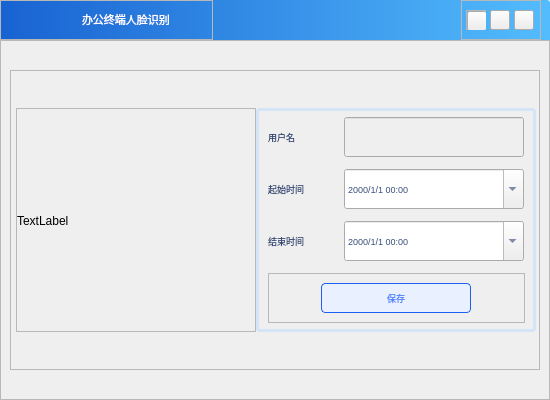
<?xml version="1.0" encoding="UTF-8"?>
<ui version="4.0">
 <class>timeWidget</class>
 <widget class="QWidget" name="timeWidget">
  <property name="geometry">
   <rect>
    <x>0</x>
    <y>0</y>
    <width>550</width>
    <height>400</height>
   </rect>
  </property>
  <property name="minimumSize">
   <size>
    <width>550</width>
    <height>400</height>
   </size>
  </property>
  <property name="maximumSize">
   <size>
    <width>550</width>
    <height>400</height>
   </size>
  </property>
  <property name="windowTitle">
   <string>Form</string>
  </property>
  <layout class="QGridLayout" name="gridLayout">
   <property name="leftMargin">
    <number>0</number>
   </property>
   <property name="topMargin">
    <number>0</number>
   </property>
   <property name="rightMargin">
    <number>0</number>
   </property>
   <property name="bottomMargin">
    <number>0</number>
   </property>
   <property name="spacing">
    <number>0</number>
   </property>
   <item row="0" column="0">
    <widget class="QWidget" name="widget" native="true">
     <property name="minimumSize">
      <size>
       <width>550</width>
       <height>400</height>
      </size>
     </property>
     <property name="maximumSize">
      <size>
       <width>550</width>
       <height>400</height>
      </size>
     </property>
     <property name="styleSheet">
      <string notr="true">QWidget#widget{
	border-image: url(:/images/images/passBg2.png);
}</string>
     </property>
     <layout class="QVBoxLayout" name="verticalLayout">
      <property name="spacing">
       <number>0</number>
      </property>
      <property name="leftMargin">
       <number>0</number>
      </property>
      <property name="topMargin">
       <number>0</number>
      </property>
      <property name="rightMargin">
       <number>0</number>
      </property>
      <property name="bottomMargin">
       <number>0</number>
      </property>
      <item>
       <widget class="QFrame" name="frame_title">
        <property name="minimumSize">
         <size>
          <width>550</width>
          <height>40</height>
         </size>
        </property>
        <property name="maximumSize">
         <size>
          <width>550</width>
          <height>40</height>
         </size>
        </property>
        <property name="styleSheet">
         <string notr="true">QFrame#frame_title
{
	border-top-left-radius:3px;
	border-top-right-radius:3px;
	background-color:qlineargradient(x1:0,y1:0,x2:1,y2:0,stop:0 rgba(0,83,207,0.9),stop:1 rgba(66,183,255,0.9));
}</string>
        </property>
        <property name="frameShape">
         <enum>QFrame::StyledPanel</enum>
        </property>
        <property name="frameShadow">
         <enum>QFrame::Raised</enum>
        </property>
        <layout class="QHBoxLayout" name="horizontalLayout_title">
         <property name="leftMargin">
          <number>0</number>
         </property>
         <property name="topMargin">
          <number>0</number>
         </property>
         <property name="bottomMargin">
          <number>0</number>
         </property>
         <item>
          <widget class="QFrame" name="frame_left">
           <property name="minimumSize">
            <size>
             <width>213</width>
             <height>40</height>
            </size>
           </property>
           <property name="maximumSize">
            <size>
             <width>213</width>
             <height>40</height>
            </size>
           </property>
           <property name="frameShape">
            <enum>QFrame::StyledPanel</enum>
           </property>
           <property name="frameShadow">
            <enum>QFrame::Raised</enum>
           </property>
           <layout class="QHBoxLayout" name="horizontalLayout_left">
            <property name="spacing">
             <number>3</number>
            </property>
            <property name="leftMargin">
             <number>3</number>
            </property>
            <property name="topMargin">
             <number>0</number>
            </property>
            <property name="rightMargin">
             <number>0</number>
            </property>
            <property name="bottomMargin">
             <number>0</number>
            </property>
            <item>
             <widget class="QLabel" name="label_logo">
              <property name="minimumSize">
               <size>
                <width>75</width>
                <height>25</height>
               </size>
              </property>
              <property name="maximumSize">
               <size>
                <width>75</width>
                <height>25</height>
               </size>
              </property>
              <property name="styleSheet">
               <string notr="true">border-image: url(:/images/images/logo1.png);</string>
              </property>
              <property name="text">
               <string/>
              </property>
             </widget>
            </item>
            <item>
             <widget class="QLabel" name="label_title">
              <property name="minimumSize">
               <size>
                <width>130</width>
                <height>25</height>
               </size>
              </property>
              <property name="maximumSize">
               <size>
                <width>130</width>
                <height>25</height>
               </size>
              </property>
              <property name="font">
               <font>
                <family>微软雅黑</family>
                <pointsize>8</pointsize>
                <weight>50</weight>
                <bold>false</bold>
               </font>
              </property>
              <property name="styleSheet">
               <string notr="true">color: rgb(255, 255, 255);</string>
              </property>
              <property name="text">
               <string>办公终端人脸识别</string>
              </property>
             </widget>
            </item>
           </layout>
          </widget>
         </item>
         <item>
          <spacer name="horizontalSpacer">
           <property name="orientation">
            <enum>Qt::Horizontal</enum>
           </property>
           <property name="sizeHint" stdset="0">
            <size>
             <width>58</width>
             <height>20</height>
            </size>
           </property>
          </spacer>
         </item>
         <item>
          <widget class="QFrame" name="frame_right">
           <property name="minimumSize">
            <size>
             <width>80</width>
             <height>40</height>
            </size>
           </property>
           <property name="maximumSize">
            <size>
             <width>80</width>
             <height>40</height>
            </size>
           </property>
           <property name="styleSheet">
            <string notr="true">border-image: url(:/images/images/topHang.png);</string>
           </property>
           <property name="frameShape">
            <enum>QFrame::StyledPanel</enum>
           </property>
           <property name="frameShadow">
            <enum>QFrame::Raised</enum>
           </property>
           <layout class="QHBoxLayout" name="horizontalLayout_right">
            <property name="spacing">
             <number>0</number>
            </property>
            <property name="leftMargin">
             <number>0</number>
            </property>
            <property name="topMargin">
             <number>0</number>
            </property>
            <property name="rightMargin">
             <number>0</number>
            </property>
            <property name="bottomMargin">
             <number>0</number>
            </property>
            <item>
             <widget class="QFrame" name="frame_return">
              <property name="minimumSize">
               <size>
                <width>20</width>
                <height>20</height>
               </size>
              </property>
              <property name="maximumSize">
               <size>
                <width>20</width>
                <height>20</height>
               </size>
              </property>
              <property name="frameShape">
               <enum>QFrame::StyledPanel</enum>
              </property>
              <property name="frameShadow">
               <enum>QFrame::Raised</enum>
              </property>
              <layout class="QHBoxLayout" name="horizontalLayout_4">
               <property name="spacing">
                <number>0</number>
               </property>
               <property name="leftMargin">
                <number>0</number>
               </property>
               <property name="topMargin">
                <number>0</number>
               </property>
               <property name="rightMargin">
                <number>0</number>
               </property>
               <property name="bottomMargin">
                <number>0</number>
               </property>
               <item>
                <widget class="QPushButton" name="btn_return">
                 <property name="minimumSize">
                  <size>
                   <width>20</width>
                   <height>20</height>
                  </size>
                 </property>
                 <property name="maximumSize">
                  <size>
                   <width>20</width>
                   <height>20</height>
                  </size>
                 </property>
                 <property name="styleSheet">
                  <string notr="true">QPushButton#btn_return
{
	border-image: url(:/images/images/return2.png);
}
QPushButton:hover{background-color:rgba(255,255,255,0.5);}
QPushButton:pressed{background-color:rgba(100,100,100,1);}</string>
                 </property>
                 <property name="text">
                  <string/>
                 </property>
                </widget>
               </item>
              </layout>
             </widget>
            </item>
            <item>
             <widget class="QPushButton" name="btn_min">
              <property name="minimumSize">
               <size>
                <width>20</width>
                <height>20</height>
               </size>
              </property>
              <property name="maximumSize">
               <size>
                <width>20</width>
                <height>20</height>
               </size>
              </property>
              <property name="styleSheet">
               <string notr="true">QPushButton#btn_min
{
	border-image: url(:/images/images/min.png);
}
QPushButton:hover{background-color:rgba(255,255,255,0.5);}
QPushButton:pressed{background-color:rgba(100,100,100,1);}</string>
              </property>
              <property name="text">
               <string/>
              </property>
             </widget>
            </item>
            <item>
             <widget class="QPushButton" name="btn_close">
              <property name="minimumSize">
               <size>
                <width>20</width>
                <height>20</height>
               </size>
              </property>
              <property name="maximumSize">
               <size>
                <width>20</width>
                <height>20</height>
               </size>
              </property>
              <property name="styleSheet">
               <string notr="true">QPushButton#btn_close
{
	border-image: url(:/images/images/close.png);
}
QPushButton:hover{background-color:rgba(255,255,255,0.5);}
QPushButton:pressed{background-color:rgba(100,100,100,1);}</string>
              </property>
              <property name="text">
               <string/>
              </property>
             </widget>
            </item>
           </layout>
          </widget>
         </item>
        </layout>
       </widget>
      </item>
      <item>
       <widget class="QFrame" name="frame">
        <property name="frameShape">
         <enum>QFrame::StyledPanel</enum>
        </property>
        <property name="frameShadow">
         <enum>QFrame::Raised</enum>
        </property>
        <layout class="QGridLayout" name="gridLayout_4">
         <item row="0" column="0">
          <widget class="QFrame" name="frame_2">
           <property name="minimumSize">
            <size>
             <width>530</width>
             <height>300</height>
            </size>
           </property>
           <property name="maximumSize">
            <size>
             <width>350</width>
             <height>300</height>
            </size>
           </property>
           <property name="styleSheet">
            <string notr="true">/*QFrame#frame_2 {
	border: 1px solid rgba(212, 229, 248, 1);
	background-color: rgb(255, 255, 255);
    border-radius: 4px;
}</string>
           </property>
           <property name="frameShape">
            <enum>QFrame::StyledPanel</enum>
           </property>
           <property name="frameShadow">
            <enum>QFrame::Raised</enum>
           </property>
           <layout class="QHBoxLayout" name="horizontalLayout">
            <property name="spacing">
             <number>0</number>
            </property>
            <property name="leftMargin">
             <number>5</number>
            </property>
            <property name="topMargin">
             <number>5</number>
            </property>
            <property name="rightMargin">
             <number>5</number>
            </property>
            <property name="bottomMargin">
             <number>5</number>
            </property>
            <item>
             <widget class="QFrame" name="frame_5">
              <property name="minimumSize">
               <size>
                <width>240</width>
                <height>224</height>
               </size>
              </property>
              <property name="maximumSize">
               <size>
                <width>240</width>
                <height>224</height>
               </size>
              </property>
              <property name="frameShape">
               <enum>QFrame::StyledPanel</enum>
              </property>
              <property name="frameShadow">
               <enum>QFrame::Raised</enum>
              </property>
              <layout class="QGridLayout" name="gridLayout_5">
               <property name="leftMargin">
                <number>0</number>
               </property>
               <property name="topMargin">
                <number>0</number>
               </property>
               <property name="rightMargin">
                <number>0</number>
               </property>
               <property name="bottomMargin">
                <number>0</number>
               </property>
               <property name="spacing">
                <number>0</number>
               </property>
               <item row="0" column="0">
                <widget class="QLabel" name="label_face">
                 <property name="minimumSize">
                  <size>
                   <width>240</width>
                   <height>224</height>
                  </size>
                 </property>
                 <property name="maximumSize">
                  <size>
                   <width>240</width>
                   <height>224</height>
                  </size>
                 </property>
                 <property name="text">
                  <string>TextLabel</string>
                 </property>
                </widget>
               </item>
              </layout>
             </widget>
            </item>
            <item>
             <widget class="QFrame" name="frame_3">
              <property name="minimumSize">
               <size>
                <width>280</width>
                <height>224</height>
               </size>
              </property>
              <property name="maximumSize">
               <size>
                <width>280</width>
                <height>224</height>
               </size>
              </property>
              <property name="styleSheet">
               <string notr="true">QFrame#frame_3 {
	border: 3px solid rgba(212, 229, 248, 1);
    border-radius: 4px;
}</string>
              </property>
              <property name="frameShape">
               <enum>QFrame::StyledPanel</enum>
              </property>
              <property name="frameShadow">
               <enum>QFrame::Raised</enum>
              </property>
              <layout class="QGridLayout" name="gridLayout_2">
               <property name="topMargin">
                <number>0</number>
               </property>
               <property name="bottomMargin">
                <number>0</number>
               </property>
               <item row="2" column="1">
                <widget class="QDateTimeEdit" name="dateTimeEdit_end">
                 <property name="minimumSize">
                  <size>
                   <width>180</width>
                   <height>40</height>
                  </size>
                 </property>
                 <property name="maximumSize">
                  <size>
                   <width>180</width>
                   <height>40</height>
                  </size>
                 </property>
                 <property name="font">
                  <font>
                   <pointsize>7</pointsize>
                  </font>
                 </property>
                 <property name="styleSheet">
                  <string notr="true">color: rgb(55, 76, 120);</string>
                 </property>
                 <property name="displayFormat">
                  <string>yyyy/M/d HH:mm</string>
                 </property>
                 <property name="calendarPopup">
                  <bool>true</bool>
                 </property>
                </widget>
               </item>
               <item row="0" column="0">
                <widget class="QLabel" name="label_2">
                 <property name="minimumSize">
                  <size>
                   <width>70</width>
                   <height>40</height>
                  </size>
                 </property>
                 <property name="maximumSize">
                  <size>
                   <width>70</width>
                   <height>40</height>
                  </size>
                 </property>
                 <property name="font">
                  <font>
                   <family>微软雅黑</family>
                   <pointsize>7</pointsize>
                  </font>
                 </property>
                 <property name="styleSheet">
                  <string notr="true">color: rgb(55, 76, 120);</string>
                 </property>
                 <property name="text">
                  <string>用户名</string>
                 </property>
                </widget>
               </item>
               <item row="1" column="0">
                <widget class="QLabel" name="label_3">
                 <property name="minimumSize">
                  <size>
                   <width>70</width>
                   <height>40</height>
                  </size>
                 </property>
                 <property name="maximumSize">
                  <size>
                   <width>70</width>
                   <height>40</height>
                  </size>
                 </property>
                 <property name="font">
                  <font>
                   <family>微软雅黑</family>
                   <pointsize>7</pointsize>
                  </font>
                 </property>
                 <property name="styleSheet">
                  <string notr="true">color: rgb(55, 76, 120);</string>
                 </property>
                 <property name="text">
                  <string>起始时间</string>
                 </property>
                </widget>
               </item>
               <item row="1" column="1">
                <widget class="QDateTimeEdit" name="dateTimeEdit_start">
                 <property name="minimumSize">
                  <size>
                   <width>180</width>
                   <height>40</height>
                  </size>
                 </property>
                 <property name="maximumSize">
                  <size>
                   <width>180</width>
                   <height>40</height>
                  </size>
                 </property>
                 <property name="font">
                  <font>
                   <pointsize>7</pointsize>
                  </font>
                 </property>
                 <property name="styleSheet">
                  <string notr="true">color: rgb(55, 76, 120);</string>
                 </property>
                 <property name="displayFormat">
                  <string>yyyy/M/d HH:mm</string>
                 </property>
                 <property name="calendarPopup">
                  <bool>true</bool>
                 </property>
                </widget>
               </item>
               <item row="0" column="1">
                <widget class="QLineEdit" name="lineEdit_user">
                 <property name="enabled">
                  <bool>false</bool>
                 </property>
                 <property name="minimumSize">
                  <size>
                   <width>180</width>
                   <height>40</height>
                  </size>
                 </property>
                 <property name="maximumSize">
                  <size>
                   <width>180</width>
                   <height>40</height>
                  </size>
                 </property>
                 <property name="font">
                  <font>
                   <pointsize>7</pointsize>
                  </font>
                 </property>
                 <property name="styleSheet">
                  <string notr="true">color: rgb(55, 76, 120);</string>
                 </property>
                </widget>
               </item>
               <item row="2" column="0">
                <widget class="QLabel" name="label_4">
                 <property name="minimumSize">
                  <size>
                   <width>70</width>
                   <height>40</height>
                  </size>
                 </property>
                 <property name="maximumSize">
                  <size>
                   <width>70</width>
                   <height>40</height>
                  </size>
                 </property>
                 <property name="font">
                  <font>
                   <family>微软雅黑</family>
                   <pointsize>7</pointsize>
                  </font>
                 </property>
                 <property name="styleSheet">
                  <string notr="true">color: rgb(55, 76, 120);</string>
                 </property>
                 <property name="text">
                  <string>结束时间</string>
                 </property>
                </widget>
               </item>
               <item row="3" column="0" colspan="2">
                <widget class="QFrame" name="frame_4">
                 <property name="minimumSize">
                  <size>
                   <width>257</width>
                   <height>50</height>
                  </size>
                 </property>
                 <property name="maximumSize">
                  <size>
                   <width>257</width>
                   <height>50</height>
                  </size>
                 </property>
                 <property name="frameShape">
                  <enum>QFrame::StyledPanel</enum>
                 </property>
                 <property name="frameShadow">
                  <enum>QFrame::Raised</enum>
                 </property>
                 <layout class="QGridLayout" name="gridLayout_3">
                  <property name="leftMargin">
                   <number>9</number>
                  </property>
                  <item row="0" column="0">
                   <widget class="QPushButton" name="pushButton_3">
                    <property name="minimumSize">
                     <size>
                      <width>150</width>
                      <height>30</height>
                     </size>
                    </property>
                    <property name="maximumSize">
                     <size>
                      <width>150</width>
                      <height>30</height>
                     </size>
                    </property>
                    <property name="font">
                     <font>
                      <family>微软雅黑</family>
                      <pointsize>7</pointsize>
                     </font>
                    </property>
                    <property name="styleSheet">
                     <string notr="true">QPushButton#pushButton_3{
	color: rgb(75, 131, 255);
	background-color: rgb(233, 240, 255);
	border: 1px solid rgb(28, 95, 245);
	border-radius: 4px;
}

QPushButton#pushButton_3:hover{
	color: rgb(255, 255, 255);
	background-color: rgb(28, 95, 245);
}

QPushButton#pushButton_3:pressed{
	color: rgb(255, 255, 255);
	background-color: rgb(28, 95, 245);
}</string>
                    </property>
                    <property name="text">
                     <string>保存</string>
                    </property>
                   </widget>
                  </item>
                 </layout>
                </widget>
               </item>
              </layout>
             </widget>
            </item>
           </layout>
          </widget>
         </item>
        </layout>
       </widget>
      </item>
     </layout>
    </widget>
   </item>
  </layout>
 </widget>
 <resources/>
 <connections/>
</ui>
